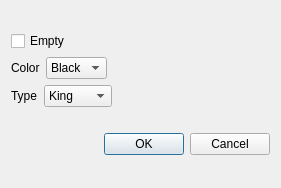
<?xml version="1.0" encoding="UTF-8"?>
<ui version="4.0">
 <class>ChessSquareDialog</class>
 <widget class="QDialog" name="ChessSquareDialog">
  <property name="geometry">
   <rect>
    <x>0</x>
    <y>0</y>
    <width>281</width>
    <height>188</height>
   </rect>
  </property>
  <property name="windowTitle">
   <string>Dialog</string>
  </property>
  <layout class="QVBoxLayout" name="verticalLayout">
   <item>
    <layout class="QVBoxLayout" name="selectionLayout">
     <item>
      <widget class="QCheckBox" name="isEmptyCheckbox">
       <property name="text">
        <string>Empty</string>
       </property>
      </widget>
     </item>
     <item>
      <layout class="QHBoxLayout" name="colorLayout">
       <item>
        <widget class="QLabel" name="colorLabel">
         <property name="text">
          <string>Color</string>
         </property>
        </widget>
       </item>
       <item>
        <widget class="QComboBox" name="comboBox_2">
         <item>
          <property name="text">
           <string>Black</string>
          </property>
         </item>
         <item>
          <property name="text">
           <string>White</string>
          </property>
         </item>
        </widget>
       </item>
       <item>
        <spacer name="horizontalSpacer">
         <property name="orientation">
          <enum>Qt::Horizontal</enum>
         </property>
         <property name="sizeHint" stdset="0">
          <size>
           <width>40</width>
           <height>20</height>
          </size>
         </property>
        </spacer>
       </item>
      </layout>
     </item>
     <item>
      <layout class="QHBoxLayout" name="typeLayout">
       <item>
        <widget class="QLabel" name="typeLabel">
         <property name="text">
          <string>Type</string>
         </property>
        </widget>
       </item>
       <item>
        <widget class="QComboBox" name="comboBox">
         <item>
          <property name="text">
           <string>King</string>
          </property>
         </item>
         <item>
          <property name="text">
           <string>Queen</string>
          </property>
         </item>
         <item>
          <property name="text">
           <string>Rook</string>
          </property>
         </item>
         <item>
          <property name="text">
           <string>Bishop</string>
          </property>
         </item>
         <item>
          <property name="text">
           <string>Knight</string>
          </property>
         </item>
         <item>
          <property name="text">
           <string>Pawn</string>
          </property>
         </item>
        </widget>
       </item>
       <item>
        <spacer name="horizontalSpacer_2">
         <property name="orientation">
          <enum>Qt::Horizontal</enum>
         </property>
         <property name="sizeHint" stdset="0">
          <size>
           <width>40</width>
           <height>20</height>
          </size>
         </property>
        </spacer>
       </item>
      </layout>
     </item>
    </layout>
   </item>
   <item>
    <widget class="QDialogButtonBox" name="buttonBox">
     <property name="orientation">
      <enum>Qt::Horizontal</enum>
     </property>
     <property name="standardButtons">
      <set>QDialogButtonBox::Cancel|QDialogButtonBox::Ok</set>
     </property>
    </widget>
   </item>
  </layout>
 </widget>
 <resources/>
 <connections>
  <connection>
   <sender>buttonBox</sender>
   <signal>accepted()</signal>
   <receiver>ChessSquareDialog</receiver>
   <slot>accept()</slot>
   <hints>
    <hint type="sourcelabel">
     <x>248</x>
     <y>254</y>
    </hint>
    <hint type="destinationlabel">
     <x>157</x>
     <y>274</y>
    </hint>
   </hints>
  </connection>
  <connection>
   <sender>buttonBox</sender>
   <signal>rejected()</signal>
   <receiver>ChessSquareDialog</receiver>
   <slot>reject()</slot>
   <hints>
    <hint type="sourcelabel">
     <x>316</x>
     <y>260</y>
    </hint>
    <hint type="destinationlabel">
     <x>286</x>
     <y>274</y>
    </hint>
   </hints>
  </connection>
 </connections>
</ui>
